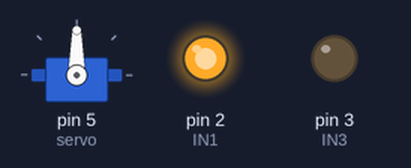
A sketch run on a simulated Arduino Uno, built with avr-gcc and run on an emulated ATmega328P. Parts: servo, output pins drawn as LEDs (lit = HIGH).

Above: at 0.1 s.
Timing chart, 0 to 1.6 s (numbered marks = the images above):
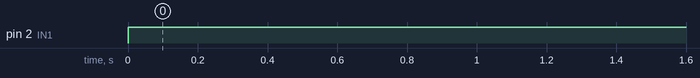

Measured:
- by itself, pin 2 (IN1): LOW → HIGH at 0.00 s

The sketch:

tv_bot.ino
```cpp
#include <Servo.h>

int IN1 = 2;
int IN3 = 3;

Servo servo;
void setup() {
  Serial.begin(9600);
  servo.attach(5);
  pinMode(IN1, OUTPUT);
  pinMode(IN3, OUTPUT);

  // put your setup code here, to run once:

}

void loop() {
  digitalWrite(IN1, HIGH);
  delay(1000);
  // put your main code here, to run repeatedly
}

void init_IN3(){
  digitalWrite(IN3, HIGH);

}
```
